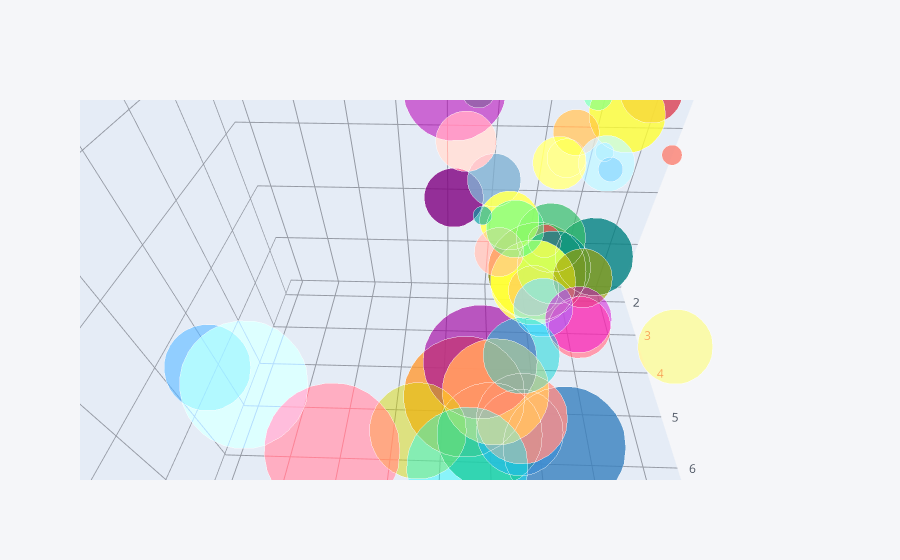

Notebook source saved alongside this figure:
### Code cell
ds2.iplot(x='alcohol',y='speeding',z='ins_losses',kind='bubble3d',size='speeding')
#3d bubble plotting
